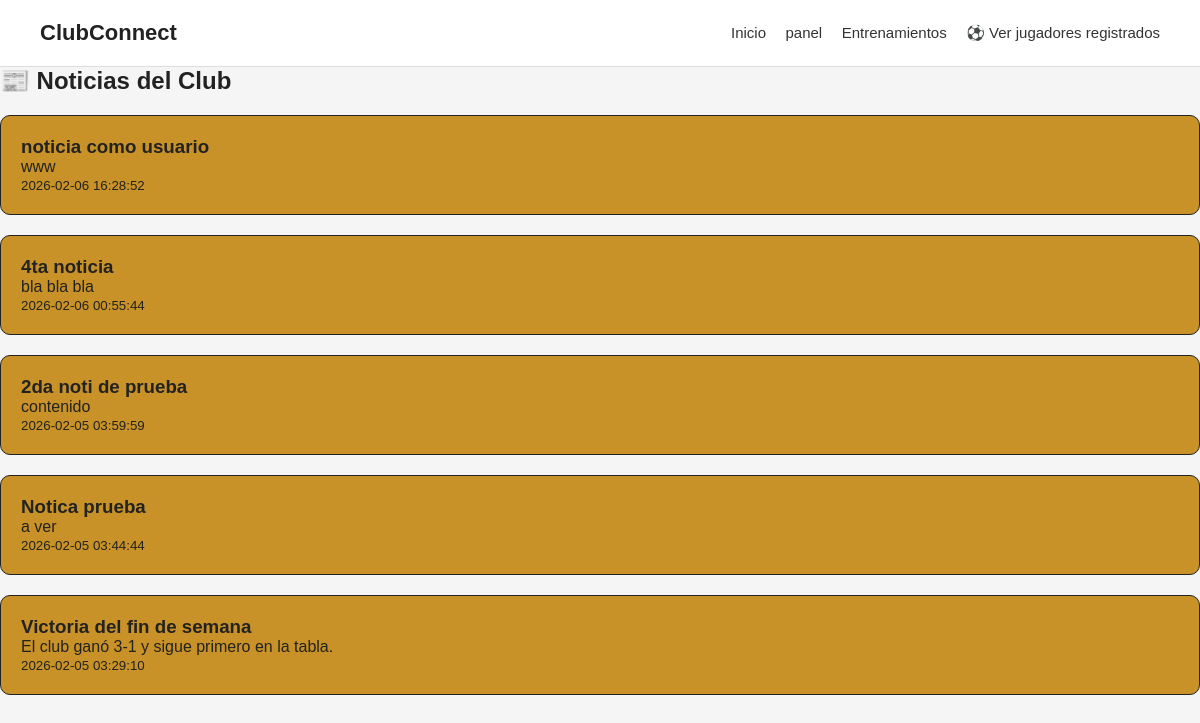
The page /HTML/noticias.php on the database its author committed.
### tables this page shows
CREATE TABLE `noticias` (
  `id` int(11) NOT NULL,
  `titulo` varchar(100) DEFAULT NULL,
  `contenido` text DEFAULT NULL,
  `fecha` timestamp NOT NULL DEFAULT current_timestamp()
);

### HTML/noticias.php (the view, shortened to what this page needs)
<?php
include("../php/db.php");
$resultado = $conn->query("SELECT * FROM noticias ORDER BY fecha DESC");
?>
<!DOCTYPE html>
<html lang="es">
<head>
  <link rel="stylesheet" href="../css/style.css">
</head>
<body>
<header class="navbar">
  <h1 class="logo">ClubConnect</h1>
  <nav class="links">
    <a href="index.html">Inicio</a>
    <a href="dashboard.php">panel</a>
    <a href="entrenamientos.php">Entrenamientos</a>
     <a href="jugadores.php">⚽ Ver jugadores registrados</a>
  </nav>
</header>
<section class="section">
  <h2>📰 Noticias del Club</h2>
  <?php while($fila = $resultado->fetch_assoc()) { ?>
    <div class="card">
      <h3><?php echo $fila["titulo"]; ?></h3>
      <p><?php echo $fila["contenido"]; ?></p>
      <small><?php echo $fila["fecha"]; ?></small>
    </div>
  <?php } ?>
</section>
</body>
</html>

### css/style.css (style rules this page uses)
* { margin: 0; padding: 0; box-sizing: border-box; font-family: Arial, sans-serif; }
body { background: #f5f5f5; color: #222; min-height: 100vh; }
.navbar { background: white; padding: 20px 40px; display: flex; justify-content: space-between; align-items: center; border-bottom: 1px solid #ddd; }
.logo { font-size: 22px; font-weight: bold; }
.links a { margin-left: 15px; text-decoration: none; color: #333; font-size: 15px; }
.card { background: #c89228; padding: 20px; margin-top: 20px; border-radius: 10px; border: 1px solid #222; }

### rows shown on the page
noticias: titulo "noticia como usuario", contenido "www", fecha "2026-02-06 16:28:52"
noticias: titulo "4ta noticia", contenido "bla bla bla", fecha "2026-02-06 00:55:44"
noticias: titulo "2da noti de prueba", contenido "contenido", fecha "2026-02-05 03:59:59"
noticias: titulo "Notica prueba", contenido "a ver", fecha "2026-02-05 03:44:44"
noticias: titulo "Victoria del fin de semana", contenido "El club ganó 3-1 y sigue primero en la tabla.", fecha "2026-02-05 03:29:10"
